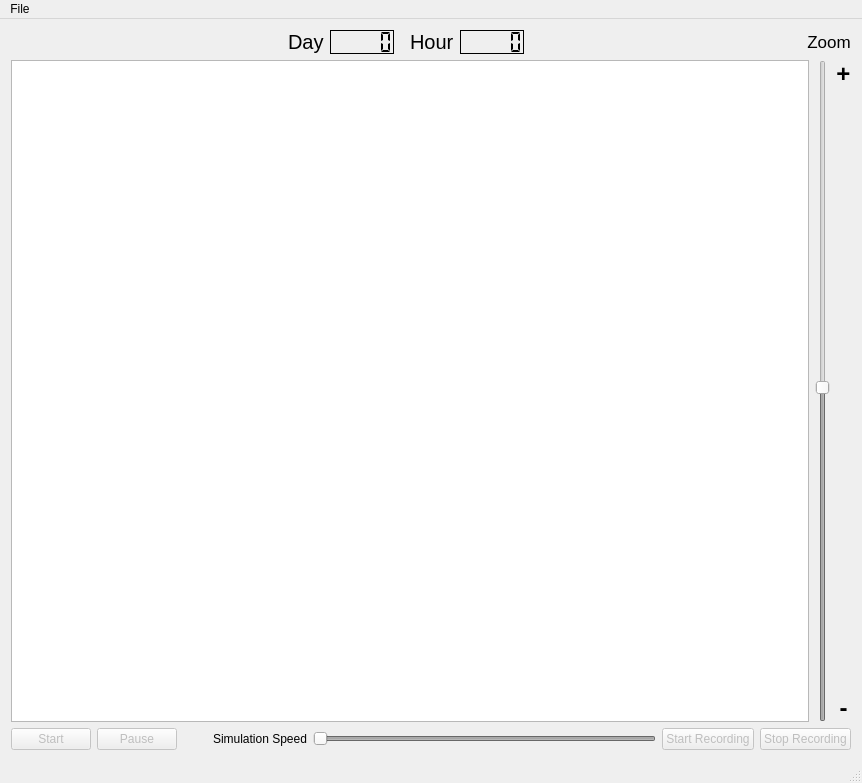
<?xml version="1.0" encoding="UTF-8"?>
<ui version="4.0">
 <class>GermCellSimulator</class>
 <widget class="QMainWindow" name="GermCellSimulator">
  <property name="geometry">
   <rect>
    <x>0</x>
    <y>0</y>
    <width>862</width>
    <height>783</height>
   </rect>
  </property>
  <property name="contextMenuPolicy">
   <enum>Qt::NoContextMenu</enum>
  </property>
  <property name="windowTitle">
   <string>Germ Cell Simulator</string>
  </property>
  <widget class="QWidget" name="centralWidget">
   <property name="contextMenuPolicy">
    <enum>Qt::NoContextMenu</enum>
   </property>
   <layout class="QGridLayout" name="gridLayout_6">
    <item row="0" column="0">
     <layout class="QGridLayout" name="gridLayoutMain">
      <item row="1" column="0">
       <layout class="QGridLayout" name="gridLayoutVisualSide">
        <item row="0" column="1">
         <widget class="QSlider" name="verticalSliderZoom">
          <property name="enabled">
           <bool>false</bool>
          </property>
          <property name="contextMenuPolicy">
           <enum>Qt::NoContextMenu</enum>
          </property>
          <property name="value">
           <number>50</number>
          </property>
          <property name="orientation">
           <enum>Qt::Vertical</enum>
          </property>
         </widget>
        </item>
        <item row="0" column="2">
         <layout class="QGridLayout" name="gridLayoutVisualPlusMinus">
          <item row="1" column="0">
           <widget class="QLabel" name="labelPlus">
            <property name="font">
             <font>
              <family>Lucida Grande</family>
              <pointsize>18</pointsize>
              <weight>75</weight>
              <italic>false</italic>
              <bold>true</bold>
             </font>
            </property>
            <property name="contextMenuPolicy">
             <enum>Qt::NoContextMenu</enum>
            </property>
            <property name="text">
             <string>+</string>
            </property>
            <property name="textFormat">
             <enum>Qt::PlainText</enum>
            </property>
            <property name="alignment">
             <set>Qt::AlignHCenter|Qt::AlignTop</set>
            </property>
           </widget>
          </item>
          <item row="2" column="0">
           <widget class="QLabel" name="labelMinus">
            <property name="font">
             <font>
              <family>Lucida Grande</family>
              <pointsize>18</pointsize>
              <weight>75</weight>
              <italic>false</italic>
              <bold>true</bold>
             </font>
            </property>
            <property name="contextMenuPolicy">
             <enum>Qt::NoContextMenu</enum>
            </property>
            <property name="text">
             <string>-</string>
            </property>
            <property name="textFormat">
             <enum>Qt::PlainText</enum>
            </property>
            <property name="alignment">
             <set>Qt::AlignBottom|Qt::AlignHCenter</set>
            </property>
           </widget>
          </item>
         </layout>
        </item>
        <item row="0" column="0">
         <widget class="QGraphicsView" name="graphicsViewVisual">
          <property name="enabled">
           <bool>true</bool>
          </property>
          <property name="cursor" stdset="0">
           <cursorShape>ArrowCursor</cursorShape>
          </property>
          <property name="focusPolicy">
           <enum>Qt::StrongFocus</enum>
          </property>
          <property name="contextMenuPolicy">
           <enum>Qt::NoContextMenu</enum>
          </property>
          <property name="verticalScrollBarPolicy">
           <enum>Qt::ScrollBarAlwaysOff</enum>
          </property>
          <property name="horizontalScrollBarPolicy">
           <enum>Qt::ScrollBarAlwaysOff</enum>
          </property>
          <property name="interactive">
           <bool>true</bool>
          </property>
          <property name="dragMode">
           <enum>QGraphicsView::ScrollHandDrag</enum>
          </property>
          <property name="resizeAnchor">
           <enum>QGraphicsView::AnchorUnderMouse</enum>
          </property>
         </widget>
        </item>
       </layout>
      </item>
      <item row="0" column="0">
       <layout class="QGridLayout" name="gridLayoutVisualTop">
        <item row="1" column="4">
         <widget class="QLCDNumber" name="lcdNumberHour">
          <property name="font">
           <font>
            <weight>50</weight>
            <bold>false</bold>
           </font>
          </property>
          <property name="contextMenuPolicy">
           <enum>Qt::NoContextMenu</enum>
          </property>
          <property name="frameShadow">
           <enum>QFrame::Plain</enum>
          </property>
          <property name="segmentStyle">
           <enum>QLCDNumber::Flat</enum>
          </property>
         </widget>
        </item>
        <item row="1" column="3">
         <widget class="QLabel" name="labelHour">
          <property name="font">
           <font>
            <pointsize>15</pointsize>
           </font>
          </property>
          <property name="contextMenuPolicy">
           <enum>Qt::NoContextMenu</enum>
          </property>
          <property name="text">
           <string>Hour</string>
          </property>
          <property name="alignment">
           <set>Qt::AlignLeading|Qt::AlignLeft|Qt::AlignVCenter</set>
          </property>
          <property name="margin">
           <number>3</number>
          </property>
          <property name="indent">
           <number>10</number>
          </property>
         </widget>
        </item>
        <item row="1" column="2">
         <widget class="QLCDNumber" name="lcdNumberDay">
          <property name="contextMenuPolicy">
           <enum>Qt::NoContextMenu</enum>
          </property>
          <property name="frameShadow">
           <enum>QFrame::Plain</enum>
          </property>
          <property name="lineWidth">
           <number>1</number>
          </property>
          <property name="segmentStyle">
           <enum>QLCDNumber::Flat</enum>
          </property>
         </widget>
        </item>
        <item row="1" column="1">
         <widget class="QLabel" name="labelDay">
          <property name="font">
           <font>
            <pointsize>15</pointsize>
            <weight>50</weight>
            <bold>false</bold>
           </font>
          </property>
          <property name="contextMenuPolicy">
           <enum>Qt::NoContextMenu</enum>
          </property>
          <property name="text">
           <string>Day</string>
          </property>
          <property name="margin">
           <number>3</number>
          </property>
          <property name="indent">
           <number>-1</number>
          </property>
         </widget>
        </item>
        <item row="1" column="5">
         <spacer name="horizontalSpacerVisualTopRight">
          <property name="contextMenuPolicy">
           <enum>Qt::NoContextMenu</enum>
          </property>
          <property name="orientation">
           <enum>Qt::Horizontal</enum>
          </property>
          <property name="sizeHint" stdset="0">
           <size>
            <width>40</width>
            <height>20</height>
           </size>
          </property>
         </spacer>
        </item>
        <item row="1" column="0">
         <spacer name="horizontalSpacerVisualTopLeft">
          <property name="contextMenuPolicy">
           <enum>Qt::NoContextMenu</enum>
          </property>
          <property name="orientation">
           <enum>Qt::Horizontal</enum>
          </property>
          <property name="sizeHint" stdset="0">
           <size>
            <width>40</width>
            <height>20</height>
           </size>
          </property>
         </spacer>
        </item>
        <item row="1" column="6">
         <widget class="QLabel" name="labelZoom">
          <property name="font">
           <font>
            <pointsize>13</pointsize>
           </font>
          </property>
          <property name="contextMenuPolicy">
           <enum>Qt::NoContextMenu</enum>
          </property>
          <property name="text">
           <string>Zoom</string>
          </property>
          <property name="alignment">
           <set>Qt::AlignCenter</set>
          </property>
          <property name="margin">
           <number>6</number>
          </property>
         </widget>
        </item>
       </layout>
      </item>
     </layout>
    </item>
    <item row="1" column="0">
     <layout class="QGridLayout" name="gridLayoutBottom">
      <item row="0" column="3">
       <widget class="QSlider" name="horizontalSliderSpeed">
        <property name="enabled">
         <bool>false</bool>
        </property>
        <property name="contextMenuPolicy">
         <enum>Qt::NoContextMenu</enum>
        </property>
        <property name="minimum">
         <number>1</number>
        </property>
        <property name="maximum">
         <number>1000</number>
        </property>
        <property name="sliderPosition">
         <number>1000</number>
        </property>
        <property name="orientation">
         <enum>Qt::Horizontal</enum>
        </property>
        <property name="invertedAppearance">
         <bool>true</bool>
        </property>
        <property name="invertedControls">
         <bool>false</bool>
        </property>
       </widget>
      </item>
      <item row="0" column="2">
       <widget class="QLabel" name="labelSpeed">
        <property name="contextMenuPolicy">
         <enum>Qt::NoContextMenu</enum>
        </property>
        <property name="text">
         <string>Simulation Speed</string>
        </property>
        <property name="indent">
         <number>30</number>
        </property>
        <property name="buddy">
         <cstring>horizontalSliderSpeed</cstring>
        </property>
       </widget>
      </item>
      <item row="0" column="1">
       <widget class="QPushButton" name="pushButtonPause">
        <property name="enabled">
         <bool>false</bool>
        </property>
        <property name="contextMenuPolicy">
         <enum>Qt::NoContextMenu</enum>
        </property>
        <property name="text">
         <string>Pause</string>
        </property>
       </widget>
      </item>
      <item row="0" column="0">
       <widget class="QPushButton" name="pushButtonStart">
        <property name="enabled">
         <bool>false</bool>
        </property>
        <property name="contextMenuPolicy">
         <enum>Qt::NoContextMenu</enum>
        </property>
        <property name="text">
         <string>Start</string>
        </property>
       </widget>
      </item>
      <item row="0" column="5">
       <widget class="QPushButton" name="pushButtonRecordStart">
        <property name="enabled">
         <bool>false</bool>
        </property>
        <property name="text">
         <string>Start Recording</string>
        </property>
       </widget>
      </item>
      <item row="0" column="6">
       <widget class="QPushButton" name="pushButtonRecordStop">
        <property name="enabled">
         <bool>false</bool>
        </property>
        <property name="text">
         <string>Stop Recording</string>
        </property>
       </widget>
      </item>
     </layout>
    </item>
   </layout>
  </widget>
  <widget class="QMenuBar" name="menuBar">
   <property name="geometry">
    <rect>
     <x>0</x>
     <y>0</y>
     <width>862</width>
     <height>23</height>
    </rect>
   </property>
   <property name="contextMenuPolicy">
    <enum>Qt::NoContextMenu</enum>
   </property>
   <widget class="QMenu" name="menuFile">
    <property name="contextMenuPolicy">
     <enum>Qt::NoContextMenu</enum>
    </property>
    <property name="title">
     <string>File</string>
    </property>
    <addaction name="action_New"/>
    <addaction name="separator"/>
    <addaction name="separator"/>
    <addaction name="actionSave_CSV"/>
    <addaction name="actionSave_Simulator"/>
    <addaction name="actionSave_Position_Data"/>
    <addaction name="actionSave_Errors"/>
    <addaction name="separator"/>
    <addaction name="actionExit"/>
   </widget>
   <addaction name="menuFile"/>
  </widget>
  <widget class="QStatusBar" name="statusBar"/>
  <action name="action_New">
   <property name="text">
    <string>&amp;New</string>
   </property>
   <property name="toolTip">
    <string>Create a new simulation</string>
   </property>
   <property name="shortcut">
    <string>Ctrl+N</string>
   </property>
  </action>
  <action name="actionExit">
   <property name="text">
    <string>E&amp;xit</string>
   </property>
  </action>
  <action name="actionSave_CSV">
   <property name="text">
    <string>Save Population Stats</string>
   </property>
  </action>
  <action name="actionSave_Simulator">
   <property name="text">
    <string>Save Population Snapshot</string>
   </property>
  </action>
  <action name="actionSave_Position_Data">
   <property name="text">
    <string>Save Position Data</string>
   </property>
  </action>
  <action name="actionSave_Errors">
   <property name="text">
    <string>Save Errors</string>
   </property>
  </action>
 </widget>
 <layoutdefault spacing="6" margin="11"/>
 <resources/>
 <connections>
  <connection>
   <sender>pushButtonStart</sender>
   <signal>clicked()</signal>
   <receiver>GermCellSimulator</receiver>
   <slot>startSimulation()</slot>
   <hints>
    <hint type="sourcelabel">
     <x>70</x>
     <y>769</y>
    </hint>
    <hint type="destinationlabel">
     <x>8</x>
     <y>707</y>
    </hint>
   </hints>
  </connection>
  <connection>
   <sender>pushButtonPause</sender>
   <signal>clicked()</signal>
   <receiver>GermCellSimulator</receiver>
   <slot>stopSimulation()</slot>
   <hints>
    <hint type="sourcelabel">
     <x>164</x>
     <y>769</y>
    </hint>
    <hint type="destinationlabel">
     <x>259</x>
     <y>714</y>
    </hint>
   </hints>
  </connection>
  <connection>
   <sender>horizontalSliderSpeed</sender>
   <signal>valueChanged(int)</signal>
   <receiver>GermCellSimulator</receiver>
   <slot>changeSpeed(int)</slot>
   <hints>
    <hint type="sourcelabel">
     <x>582</x>
     <y>762</y>
    </hint>
    <hint type="destinationlabel">
     <x>370</x>
     <y>746</y>
    </hint>
   </hints>
  </connection>
  <connection>
   <sender>verticalSliderZoom</sender>
   <signal>sliderMoved(int)</signal>
   <receiver>GermCellSimulator</receiver>
   <slot>changeZoom(int)</slot>
   <hints>
    <hint type="sourcelabel">
     <x>794</x>
     <y>246</y>
    </hint>
    <hint type="destinationlabel">
     <x>803</x>
     <y>254</y>
    </hint>
   </hints>
  </connection>
  <connection>
   <sender>actionExit</sender>
   <signal>triggered()</signal>
   <receiver>GermCellSimulator</receiver>
   <slot>close()</slot>
   <hints>
    <hint type="sourcelabel">
     <x>-1</x>
     <y>-1</y>
    </hint>
    <hint type="destinationlabel">
     <x>430</x>
     <y>391</y>
    </hint>
   </hints>
  </connection>
  <connection>
   <sender>action_New</sender>
   <signal>triggered()</signal>
   <receiver>GermCellSimulator</receiver>
   <slot>loadSimulation()</slot>
   <hints>
    <hint type="sourcelabel">
     <x>-1</x>
     <y>-1</y>
    </hint>
    <hint type="destinationlabel">
     <x>423</x>
     <y>375</y>
    </hint>
   </hints>
  </connection>
  <connection>
   <sender>actionSave_CSV</sender>
   <signal>triggered()</signal>
   <receiver>GermCellSimulator</receiver>
   <slot>saveCSV()</slot>
   <hints>
    <hint type="sourcelabel">
     <x>-1</x>
     <y>-1</y>
    </hint>
    <hint type="destinationlabel">
     <x>430</x>
     <y>391</y>
    </hint>
   </hints>
  </connection>
  <connection>
   <sender>actionSave_Simulator</sender>
   <signal>triggered()</signal>
   <receiver>GermCellSimulator</receiver>
   <slot>saveData()</slot>
   <hints>
    <hint type="sourcelabel">
     <x>-1</x>
     <y>-1</y>
    </hint>
    <hint type="destinationlabel">
     <x>430</x>
     <y>391</y>
    </hint>
   </hints>
  </connection>
  <connection>
   <sender>actionSave_Position_Data</sender>
   <signal>triggered()</signal>
   <receiver>GermCellSimulator</receiver>
   <slot>savePosData()</slot>
   <hints>
    <hint type="sourcelabel">
     <x>-1</x>
     <y>-1</y>
    </hint>
    <hint type="destinationlabel">
     <x>430</x>
     <y>391</y>
    </hint>
   </hints>
  </connection>
  <connection>
   <sender>pushButtonRecordStart</sender>
   <signal>clicked()</signal>
   <receiver>GermCellSimulator</receiver>
   <slot>startRecording()</slot>
   <hints>
    <hint type="sourcelabel">
     <x>640</x>
     <y>732</y>
    </hint>
    <hint type="destinationlabel">
     <x>430</x>
     <y>391</y>
    </hint>
   </hints>
  </connection>
  <connection>
   <sender>pushButtonRecordStop</sender>
   <signal>clicked()</signal>
   <receiver>GermCellSimulator</receiver>
   <slot>stopRecording()</slot>
   <hints>
    <hint type="sourcelabel">
     <x>780</x>
     <y>732</y>
    </hint>
    <hint type="destinationlabel">
     <x>430</x>
     <y>391</y>
    </hint>
   </hints>
  </connection>
  <connection>
   <sender>actionSave_Errors</sender>
   <signal>triggered()</signal>
   <receiver>GermCellSimulator</receiver>
   <slot>saveErrors()</slot>
   <hints>
    <hint type="sourcelabel">
     <x>-1</x>
     <y>-1</y>
    </hint>
    <hint type="destinationlabel">
     <x>430</x>
     <y>391</y>
    </hint>
   </hints>
  </connection>
 </connections>
 <slots>
  <slot>loadSimulation()</slot>
  <slot>startSimulation()</slot>
  <slot>stopSimulation()</slot>
  <slot>changeZoom(int)</slot>
  <slot>changeSpeed(int)</slot>
  <slot>saveCSV()</slot>
  <slot>saveData()</slot>
  <slot>loadData()</slot>
  <slot>savePosData()</slot>
  <slot>startRecording()</slot>
  <slot>stopRecording()</slot>
  <slot>saveErrors()</slot>
 </slots>
</ui>
